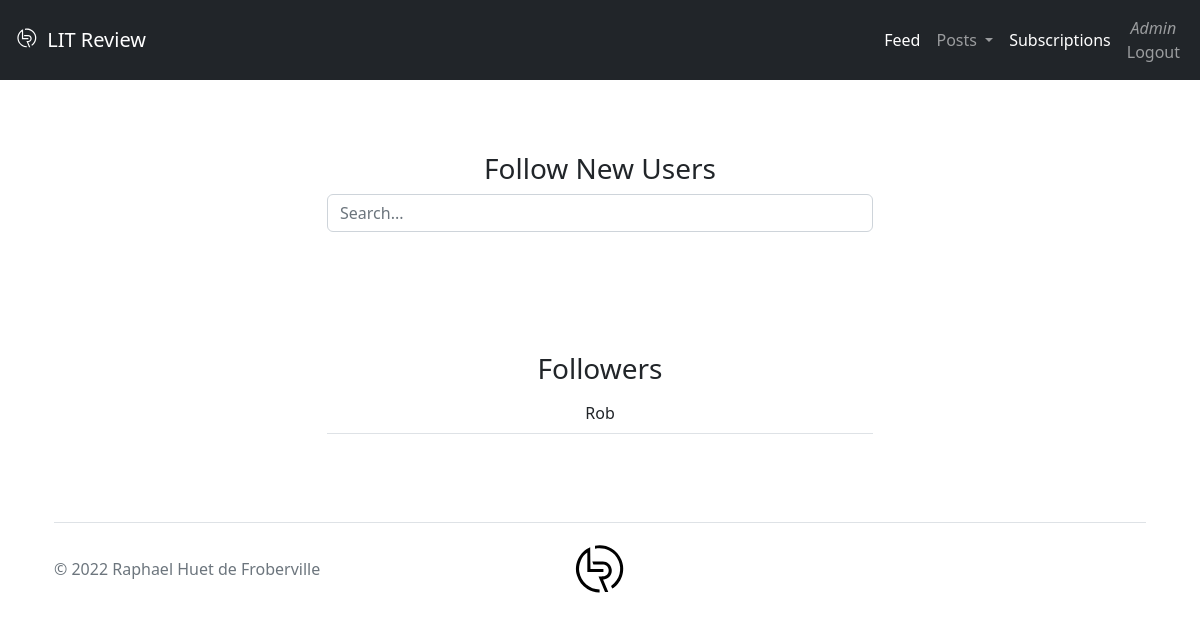
/list_subscriptions (signed in), run on an earlier commit of the app's database.
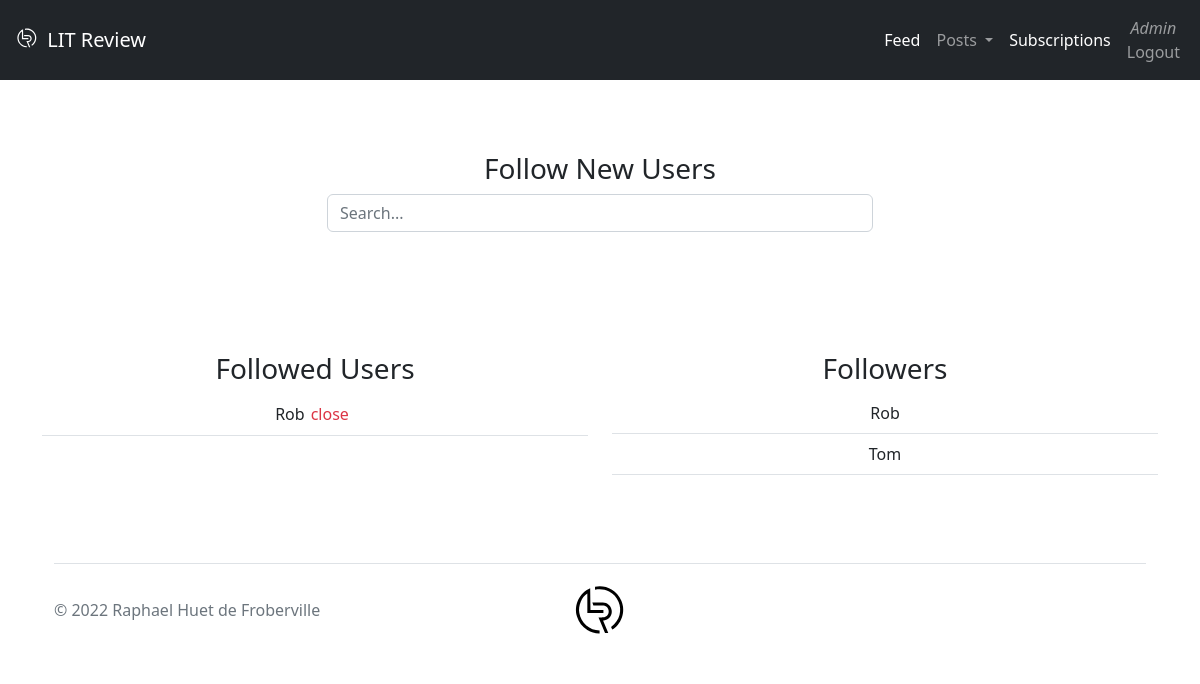
And on a later commit of the database.
### user/models.py (models this page shows)
class User(AbstractUser, PermissionsMixin):
    email = models.EmailField(_('Email address'), unique=True)
    description = models.TextField(_('User description'), max_length=2048, blank=True)
    USERNAME_FIELD = 'email'
    REQUIRED_FIELDS = ['username']
    def __str__(self):
        return self.username

### book_review/models.py (models this page shows, shortened)
class UserFollows(models.Model):
    user = models.ForeignKey(verbose_name=_('Follower'), to=get_user_model(),
                             on_delete=models.CASCADE,
                             related_name='following')
    followed_user = models.ForeignKey(verbose_name=_('Followed user'), to=get_user_model(),
                                      on_delete=models.CASCADE,
                                      related_name='followed_by')
    class Meta:
        unique_together = ('user', 'followed_user',)

### book_review/views/views_subscription.py (the view, shortened to what this page needs)
# urls.py: path('list_subscriptions', views.list_subscriptions, name="list_subscriptions"),
@login_required()
def list_subscriptions(request):
    vals = {}
    vals |= {
        'followed_users': UserFollows.objects.filter(user=request.user),
        'followers': UserFollows.objects.filter(followed_user=request.user),
    }
    return render(request, 'subscription/list_subscriptions.html', vals)

### book_review/templates/subscription/list_subscriptions.html (shortened to what this page needs)
{% extends 'index.html' %}
{% load django_bootstrap5 %}
{% load i18n %}
{% block content %}
    <div class="row justify-content-center">
        <div class="col-12 col-md-6 text-center my-5">
            <h3>{% translate "Follow New Users" %}</h3>
            <form method="post" class="text-start mb-4" action="{% url 'list_subscriptions' %}">
                <input name="follower" type="search" class="form-control" placeholder="Search..." aria-label="Search">
            </form>
        </div>
    </div>
    <div class="row justify-content-around">
        {% if followed_users %}
            <div class="col-12 col-md-6 text-center my-5">
                <h3>{% translate "Followed Users" %}</h3>
                <table class="table mb-5">
                    {% for followed_user in followed_users %}
                        <tr>
                            <form method="post"
                                  action="{% url 'list_subscriptions' %}">
                                <td class="d-flex align-items-center justify-content-center"
                                >{{ followed_user.followed_user }}
                                    <input type="submit" class="bg-transparent border-0 material-symbols-outlined
                                text-danger
                                text-decoration-none" value="close">
                                </td>
                            </form>
                        </tr>
                    {% endfor %}
                </table>
            </div>
        {% endif %}
        {% if followers %}
            <div class="col-12 col-md-6 text-center my-5">
                <h3>{% translate "Followers" %}</h3>
                <table class="table">
                    {% for follower in followers %}
                        <tr>
                            <td>{{ follower.user }}</td>
                        </tr>
                    {% endfor %}
                </table>
            </div>
        {% endif %}
{% endblock %}

### templates/index.html (shortened to what this page needs)
{% load static %}
{% load django_bootstrap5 %}
<!DOCTYPE html>
<html lang="fr">
<head>
    <link href="https://cdn.jsdelivr.net/npm/bootstrap@5.2.0-beta1/dist/css/bootstrap.min.css" rel="stylesheet"
>
</head>
<body class="d-flex flex-column min-vh-100">
{% include "header.html" %}
<div class="container my-4">
    {% block content %}
    {% endblock %}
</div>
{% include "footer.html" %}
</body>
</html>

### templates/header.html (shortened to what this page needs)
{% load static %}
{% load i18n %}
<nav class="navbar navbar-expand-lg navbar-dark bg-dark">
    <div class="container-fluid">
        <a class="navbar-brand" href="{% url 'feed' %}">
            <img src="{% static 'img/logo-LitReview.svg' %}" alt="LitReview-Logo" width="30"
                 height="24" class="d-inline-block align-text-top">
            LIT Review</a>
        <div class="collapse navbar-collapse justify-content-end" id="navbarNav">
            <ul class="navbar-nav align-items-end align-items-md-center">
                {% if user.is_authenticated %}
                    <li class="nav-item">
                        <a class="nav-link active" aria-current="page" href="{% url 'feed' %}">{% translate "Feed" %}</a>
                    </li>
                    <li class="nav-item dropdown">
                        <a class="nav-link dropdown-toggle" href="{% url 'create_ticket' %}" id="navbarDropdown"
                           role="button"
                           data-bs-toggle="dropdown" aria-expanded="false">
                            {% translate "Posts" %}
                        </a>
                    </li>
                    <li class="nav-item">
                        <a class="nav-link active" href="{% url 'list_subscriptions' %}">{% translate "Subscriptions" %}</a>
                    </li>
                    <li class="nav-item">
                        <a class="nav-link text-center" href="{% url 'logout_user' %}">
                            <span class="text-capitalize fst-italic fw-light"
                            >{{ user.username }}</span><br>{% translate "Logout" %}</a>
                    </li>
                {% else %}
                    <li class="nav-item">
                        <a class="nav-link active" href="{% url 'login_user' %}">{% translate "Login" %}</a>
                    </li>
                {% endif %}
            </ul>
        </div>
    </div>
</nav>

### templates/footer.html (shortened to what this page needs)
{% load static %}
<div class="container mt-auto">
  <footer class="d-flex flex-wrap justify-content-between align-items-center py-3 my-4 border-top">
    <p class="col-md-4 mb-0 text-muted">© 2022 Raphael Huet de Froberville</p>
    <a href="/" class="col-md-4 d-flex align-items-center justify-content-center mb-3 mb-md-0 me-md-auto link-dark text-decoration-none">
      <img src="{% static 'img/logo-LitReview-black.svg' %}" alt="LitReview-Logo" width="60"
                                               height="60" class="d-inline-block align-text-top">
    </a>
  </footer>
</div>

What changed in the data, as far as the page shows it:
added UserFollows: followed_user "Rob", shown under "Followed Users"
added UserFollows: user "Tom", shown under "Followers"
Also different on the page:
text now shown: "Followed Users"
